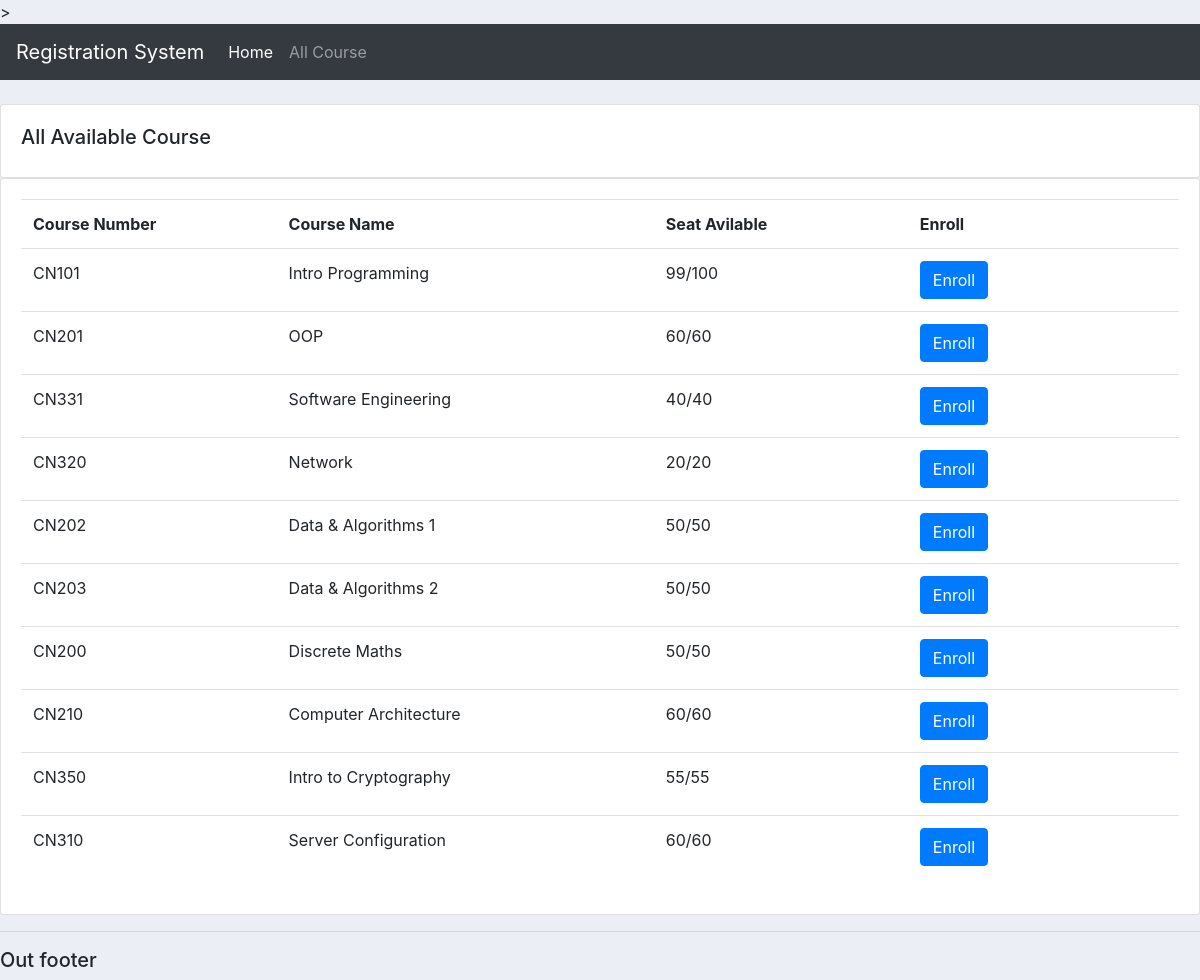
The page /all_course/ on the database its author committed.
### users/models.py (models this page shows, shortened)
class Course(models.Model):
    course_num = models.CharField(max_length=5)
    course_name = models.CharField(max_length=64)
    seat = models.IntegerField(null=True)
    maxSeat = models.IntegerField(null=True)
    semester = models.IntegerField(null=True)
    year = models.IntegerField(null=True)
    state = models.BooleanField(default=None)
    def availableSeat(self):
        return self.maxSeat-self.seat

### users/views.py (the view)
# urls.py: path('all_course/', views.all_course, name = "all_course"),
def all_course(request):
    course = Course.objects.all()
    total = Course.objects.all()
    return render(request, 'users/all_course.html', {'course' :course})

### users/templates/users/all_course.html
{% extends 'users/main.html' %}
{% block content %}
        <br>
        <div class="row">
            <div class="col-md">
                <div class="card card-body">
                    <h5>All Available Course</h5>
                </div>
                <div class="card card-body">
                    <table class="table">
                        <tr>
                            <th width ="30">Course Number</th>
                            <th width ="60"></width>Course Name</th>
                            <th width ="30"></width>Seat Avilable</th>
                            <th width ="30"></width>Enroll</th>
                        </tr>
                        {% for i in course %}
                            <tr>
                                <td>{{i.course_num}}</td>
                                <td>{{i.course_name}}</td>
                                <td>{{i.availableSeat}}/{{i.maxSeat}}</td>
                                <td><a href={% url 'home'%}><button id="enroll" class="btn btn-primary" type="submit">Enroll</button>
                                </td>
                            </tr>
                        {% endfor %}
                    </table>
                </div>
            </div>
        </div>
{% endblock %}

### static/css/main.css (style rules this page uses)
body { background-color: #ebeff5; }

### rows shown on the page
Course: course_num "CN101", course_name "Intro Programming", availableSeat "99", maxSeat "100"
Course: course_num "CN201", course_name "OOP", availableSeat "60", maxSeat "60"
Course: course_num "CN331", course_name "Software Engineering", availableSeat "40", maxSeat "40"
Course: course_num "CN320", course_name "Network", availableSeat "20", maxSeat "20"
Course: course_num "CN202", course_name "Data & Algorithms 1", availableSeat "50", maxSeat "50"
Course: course_num "CN203", course_name "Data & Algorithms 2", availableSeat "50", maxSeat "50"
Course: course_num "CN200", course_name "Discrete Maths", availableSeat "50", maxSeat "50"
Course: course_num "CN210", course_name "Computer Architecture", availableSeat "60", maxSeat "60"
Course: course_num "CN350", course_name "Intro to Cryptography", availableSeat "55", maxSeat "55"
Course: course_num "CN310", course_name "Server Configuration", availableSeat "60", maxSeat "60"
